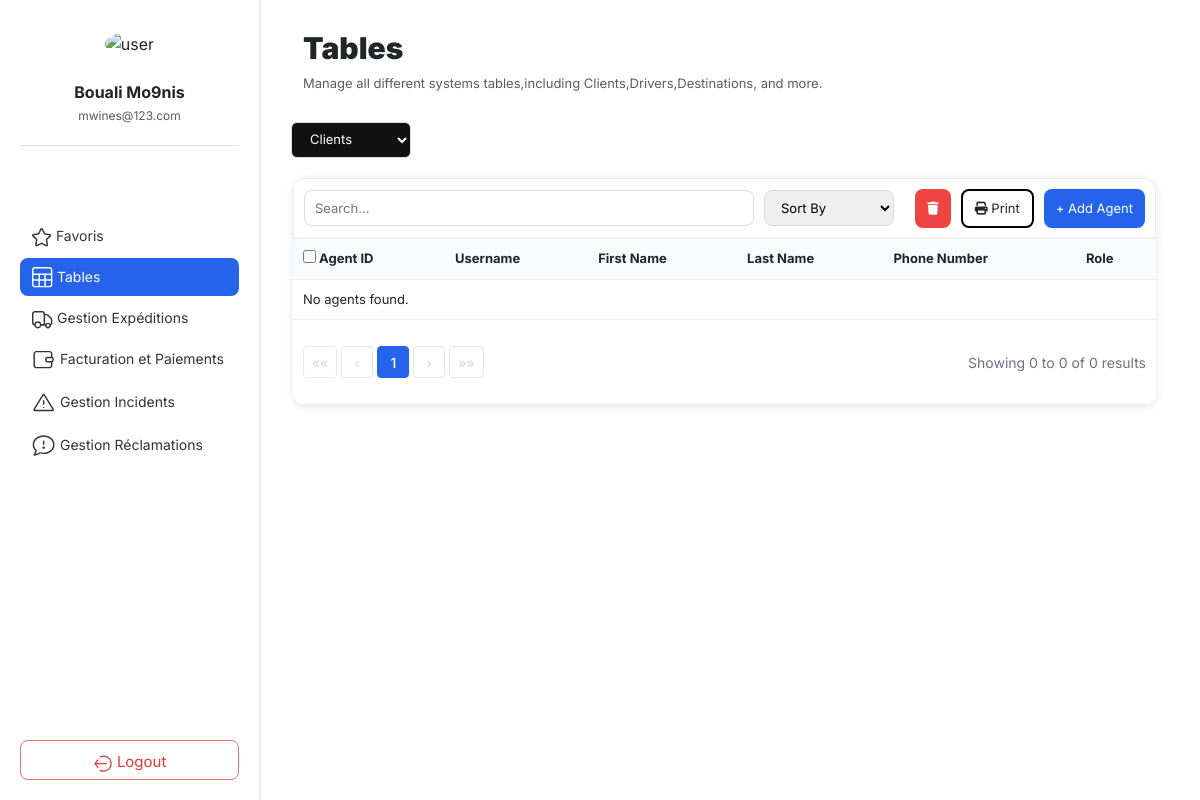
Page /table/agents/ on the earlier database version.
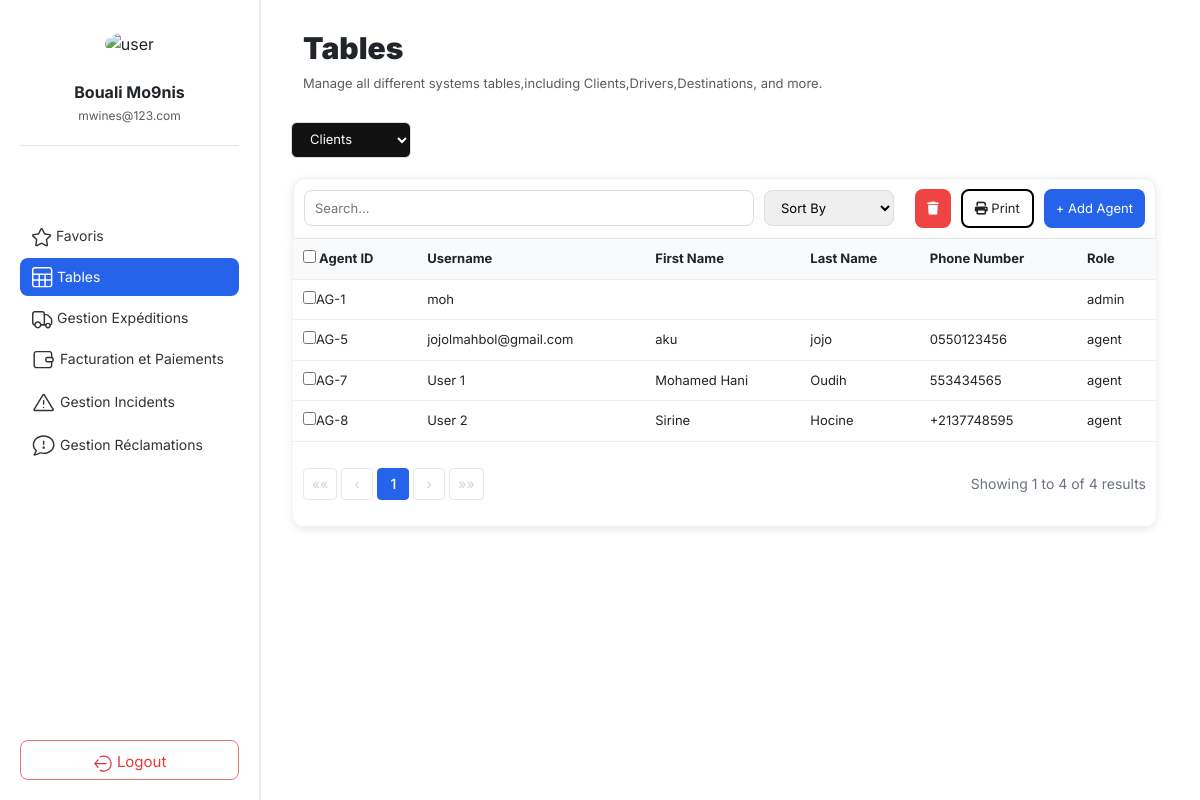
Same page on the later database version.
### core/models/models.py (models this page shows, shortened)
class Profile(models.Model):
    user = models.OneToOneField(User, on_delete=models.CASCADE, related_name='profile')
    role = models.CharField(
        max_length=10,
        choices=[
            ('admin', 'Administrator'),
            ('agent', 'Delivery Agent'),
        ],
        default='agent'
    )
    phone = models.CharField(max_length=20, blank=True)
    created_at = models.DateTimeField(auto_now_add=True)

### core/web/views.py (the view, shortened to what this page needs)
# urls.py: path("table/agents/", views.list_agents, name="list_agents"),
def list_agents(request):
	try:
		Profile = apps.get_model("core", "Profile")
	except LookupError as e:
		raise Http404("Agent model not found (check core/models/models.py).") from e
	db_table = Profile._meta.db_table
	search_query = request.GET.get('search', '').strip()
	agents = Profile.objects.all()
	if search_query:
		agents = agents.filter(
			Q(user__first_name__icontains=search_query) |
			Q(user__last_name__icontains=search_query) |
			Q(role__icontains=search_query)
		)
	page_obj = Paginator(agents, 10).get_page(request.GET.get("page"))
	return render(request, "table/agent/agent.html", {"page_obj": page_obj})

### core/web/templates/table/agent/agent.html (shortened to what the changed rows need)
{% extends "home.html" %}
{% load static %}
{% block content %}
<div class="tables-top">
    <div class="table-header">
            <h2><b>Tables</b></h2>
    </div>
</div>
<section class="table-section">
    <div class="table-content">
        <table>
            <thead>
                <tr>
                    <th>
                        <label>
                            <input type="checkbox" id="selectAll">
                            Agent ID
                        </label>
                    </th>
                    <th>Username</th>
                    <th>First Name</th>
                    <th>Last Name</th>
                    <th>Phone Number</th>
                    <th>Role</th>
                </tr>
            </thead>
            <tbody>
                {% for agent in page_obj %}
                <tr>
                    <td class="id-col"><input type="checkbox" value="{{ agent.id }}">AG-{{ agent.id }}</td>
                    <td>{{ agent.user }}</td>
                    <td>{{ agent.user.first_name }}</td>
                    <td>{{ agent.user.last_name }}</td>
                    <td>{{ agent.phone }}</td>
                    <td>{{ agent.role }}</td>
                </tr>
                {% empty %}
                <tr>
                    <td colspan="6">No agents found.</td>
                </tr>
                {% endfor %}
            </tbody>
            <tfoot>
                <tr>
                    <td colspan="6">
                        <div class="pagination-footer">
                            <div class="pagination">
                                {% if page_obj.has_previous %}
                                    <a href="?page=1" class="pagination-nav">««</a>
                                    <a href="?page={{ page_obj.previous_page_number }}" class="pagination-nav">‹</a>
                                {% else %}
                                    <span class="pagination-nav disabled">««</span>
                                    <span class="pagination-nav disabled">‹</span>
                                {% endif %}
                                {% for num in page_obj.paginator.page_range %}
                                    {% if num == page_obj.number %}
                                        <strong class="pagination-current">{{ num }}</strong>
                                    {% elif num > page_obj.number|add:'-3' and num < page_obj.number|add:'3' %}
                                        <a href="?page={{ num }}" class="pagination-link">{{ num }}</a>
                                    {% elif num == 1 or num == page_obj.paginator.num_pages %}
                                        <a href="?page={{ num }}" class="pagination-link">{{ num }}</a>
                                    {% elif num == page_obj.number|add:'-3' or num == page_obj.number|add:'3' %}
                                        <span class="pagination-ellipsis">...</span>
                                    {% endif %}
                                {% endfor %}
                                {% if page_obj.has_next %}
                                    <a href="?page={{ page_obj.next_page_number }}" class="pagination-nav">›</a>
                                    <a href="?page={{ page_obj.paginator.num_pages }}" class="pagination-nav">»»</a>
                                {% else %}
                                    <span class="pagination-nav disabled">›</span>
                                    <span class="pagination-nav disabled">»»</span>
                                {% endif %}
                            </div>
                            <div class="pagination-info">
                                Showing {{ page_obj.start_index }} to {{ page_obj.end_index }} of {{ page_obj.paginator.count }} results
                            </div>
                        </div>
                    </td>
                </tr>
            </tfoot>
        </table>
    </div>
</section>
{% endblock %}

Differences in the rows shown:
added Profile: id "1", user "moh", role "admin"
added Profile: id "5", user "jojolmahbol@gmail.com", user.first_name "aku", user.last_name "jojo", phone "0550123456", role "agent"
added Profile: id "7", user "User 1", user.first_name "Mohamed Hani", user.last_name "Oudih", phone "553434565", role "agent"
added Profile: id "8", user "User 2", user.first_name "Sirine", user.last_name "Hocine", phone "+2137748595", role "agent"
Other differences:
{{ page_obj.start_index }}: "0" → "1"
{{ page_obj.end_index }}: "0" → "4"
{{ page_obj.paginator.count }}: "0" → "4"
text no longer shown: "No agents found."
